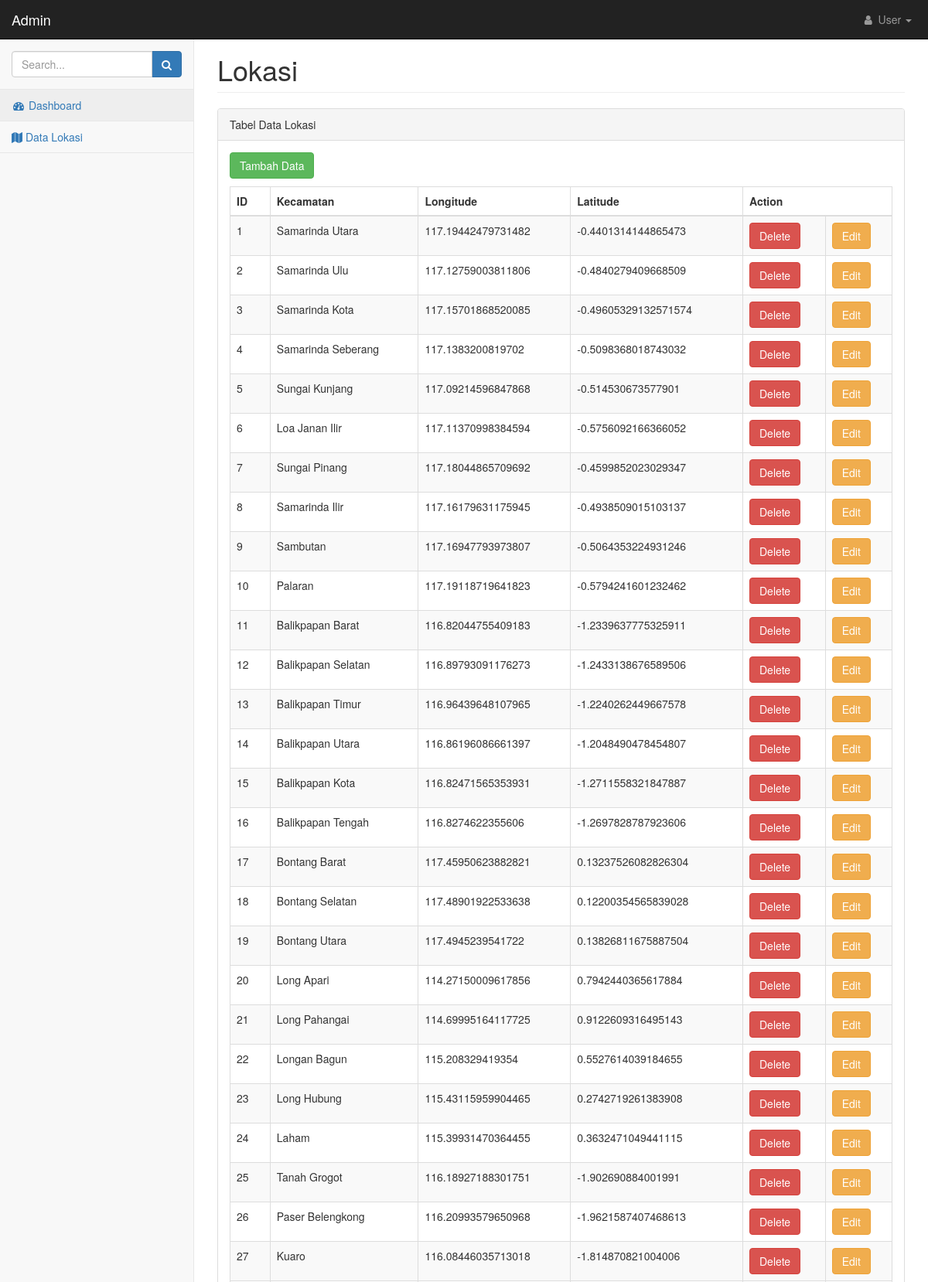
Screenshot of /pages/data_marker.php (upper part) with the database file from the repository.
### tables this page shows
CREATE TABLE `marker` (
  `id_marker` int(11) NOT NULL,
  `kecamatan` varchar(100) NOT NULL,
  `latitude` varchar(100) NOT NULL,
  `longitude` varchar(100) NOT NULL
);

### pages/data_marker.php (the view, shortened to what this page needs)
<?php
include '../aksi/koneksi.php';
?>
<!DOCTYPE html>
<html lang='en'>
<head>
    <link href='../css/bootstrap.min.css' rel='stylesheet'>
    <link href='../css/metisMenu.min.css' rel='stylesheet'>
    <link href='../css/timeline.css' rel='stylesheet'>
    <link href='../css/startmin.css' rel='stylesheet'>
    <link href='../css/morris.css' rel='stylesheet'>
    <link href='../css/font-awesome.min.css' rel='stylesheet' type='text/css'>
</head>
<body>
    <div id="wrapper">
        <nav class="navbar navbar-inverse navbar-fixed-top" role="navigation">
            <div class="navbar-header">
                <a class="navbar-brand" href="index.php">Admin</a>
            </div>
            <ul class="nav navbar-right navbar-top-links">
                <li class="dropdown">
                    <a class="dropdown-toggle" data-toggle="dropdown" href="#">
                        <i class="fa fa-user fa-fw"></i> User <b class="caret"></b>
                    </a>
                </li>
            </ul>
            <div class="navbar-default sidebar" role="navigation">
                <div class="sidebar-nav navbar-collapse">
                    <ul class="nav" id="side-menu">
                        <li class="sidebar-search">
                            <div class="input-group custom-search-form">
                                <input type="text" class="form-control" placeholder="Search...">
                                <span class="input-group-btn">
                                    <button class="btn btn-primary" type="button">
                                        <i class="fa fa-search"></i>
                                    </button>
                                </span>
                            </div>
                        </li>
                        <li>
                            <a href="dashboard.php" class="active"><i class="fa fa-dashboard fa-fw"></i> Dashboard</a>
                        </li>
                        <li>
                            <a href="data_marker.php"><i class="fa fa-map" aria-hidden="true"></i> Data Lokasi</a>
                        </li>
                    </ul>
                </div>
            </div>
        </nav>
        <div id="page-wrapper">
            <div class="container-fluid">
                <div class="row">
                    <div class="col-lg-12">
                        <h1 class="page-header">Lokasi</h1>
                    </div>
                </div>
                <div class="row">
                    <div class="col-lg-12">
                        <div class="panel panel-default">
                            <div class="panel-heading">
                                Tabel Data Lokasi
                            </div>
                            <div class="panel-body">
                                <div class="table-responsive">
                                    <a href='tambah_data_marker.php' class='btn btn-success' style="margin-bottom: 10px;">Tambah Data</a>
                                    <table class="table table-striped table-bordered table-hover" id="dataTables-example">
                                        <thead>
                                            <tr>
                                                <th>ID</th>
                                                <th>Kecamatan</th>
                                                <th>Longitude</th>
                                                <th>Latitude</th>
                                                <th colspan="2">Action</th>
                                            </tr>
                                        </thead>
                                        <?php
                                        $query1 = "SELECT * FROM marker";
                                        $sql1 = mysqli_query($koneksi, $query1);
                                        $index = 1;
                                        while ($row1 = mysqli_fetch_array($sql1)) {
                                            echo "<tr>
                                            <td>" . $index . "</td>
                                            <td>" . $row1['kecamatan'] . "</td>
                                            <td>" . $row1['longitude'] . "</td>
                                            <td>" . $row1['latitude'] . "</td>
                                            <td width> <a href='http://localhost/skripsi/aksi/proses_delete.php?id_marker=" . $row1['id_marker'] . "' class = 'btn btn-danger'>Delete</a></td>
                                            <td>
                                            <a href='http://localhost/skripsi/pages/ubah_data_marker.php?id_marker=" . $row1['id_marker'] . "' class = 'btn btn-warning'>Edit</a></td>
</td>";
                                            $index++;
                                        }
                                        ?>
                                    </table>
                                </div>
                            </div>
                        </div>
                    </div>
                </div>
            </div>
</body>
</html>

### css/startmin.css (style rules this page uses)
body { background-color: #f8f8f8; }
#wrapper { width: 100%; }
#page-wrapper { padding-top: 30px; min-height: 568px; background-color: #fff; }
@media (min-width:768px) { #page-wrapper { position: inherit; margin-left: 250px; padding: 30px 15px 0 15px; border-left: 1px solid #e7e7e7; } }
.navbar-header { float: left; }
.navbar-right { text-align: right; }
.navbar-top-links { margin: 0; }
.navbar-top-links li { display: inline-block; }
.navbar-top-links li:last-child { margin-right: 6px; }
.navbar-top-links li a { padding: 15px; min-height: 50px; }
.navbar-top-links>li>a { color: #999; }
.sidebar .sidebar-nav.navbar-collapse { padding-right: 0; padding-left: 0; }
.sidebar .sidebar-search { padding: 15px; }
.sidebar ul li { border-bottom: 1px solid #e7e7e7; }
.sidebar ul li a.active { background-color: #eee; }
@media (min-width:768px) { .sidebar { z-index: 1; position: absolute; width: 250px; margin-top: 51px; } }

### rows the page displays
marker: kecamatan "Samarinda Utara", longitude "117.19442479731482", latitude "-0.4401314144865473"
marker: kecamatan "Samarinda Ulu", longitude "117.12759003811806", latitude "-0.4840279409668509"
marker: kecamatan "Samarinda Kota", longitude "117.15701868520085", latitude "-0.49605329132571574"
marker: kecamatan "Samarinda Seberang", longitude "117.1383200819702", latitude "-0.5098368018743032"
marker: kecamatan "Sungai Kunjang", longitude "117.09214596847868", latitude "-0.514530673577901"
marker: kecamatan "Loa Janan Ilir", longitude "117.11370998384594", latitude "-0.5756092166366052"
marker: kecamatan "Sungai Pinang", longitude "117.18044865709692", latitude "-0.4599852023029347"
marker: kecamatan "Samarinda Ilir", longitude "117.16179631175945", latitude "-0.4938509015103137"
marker: kecamatan "Sambutan", longitude "117.16947793973807", latitude "-0.5064353224931246"
marker: kecamatan "Palaran", longitude "117.19118719641823", latitude "-0.5794241601232462"
marker: kecamatan "Balikpapan Barat", longitude "116.82044755409183", latitude "-1.2339637775325911"
marker: kecamatan "Balikpapan Selatan", longitude "116.89793091176273", latitude "-1.2433138676589506"
marker: kecamatan "Balikpapan Timur", longitude "116.96439648107965", latitude "-1.2240262449667578"
marker: kecamatan "Balikpapan Utara", longitude "116.86196086661397", latitude "-1.2048490478454807"
marker: kecamatan "Balikpapan Kota", longitude "116.82471565353931", latitude "-1.2711558321847887"
marker: kecamatan "Balikpapan Tengah", longitude "116.8274622355606", latitude "-1.2697828787923606"
marker: kecamatan "Bontang Barat", longitude "117.45950623882821", latitude "0.13237526082826304"
marker: kecamatan "Bontang Selatan", longitude "117.48901922533638", latitude "0.12200354565839028"
marker: kecamatan "Bontang Utara", longitude "117.4945239541722", latitude "0.13826811675887504"
marker: kecamatan "Long Apari", longitude "114.27150009617856", latitude "0.7942440365617884"
marker: kecamatan "Long Pahangai", longitude "114.69995164117725", latitude "0.9122609316495143"
marker: kecamatan "Longan Bagun", longitude "115.208329419354", latitude "0.5527614039184655"
marker: kecamatan "Long Hubung", longitude "115.43115959904465", latitude "0.2742719261383908"
marker: kecamatan "Laham", longitude "115.39931470364455", latitude "0.3632471049441115"
marker: kecamatan "Tanah Grogot", longitude "116.18927188301751", latitude "-1.902690884001991"
marker: kecamatan "Paser Belengkong", longitude "116.20993579650968", latitude "-1.9621587407468613"
marker: kecamatan "Kuaro", longitude "116.08446035713018", latitude "-1.814870821004006"
